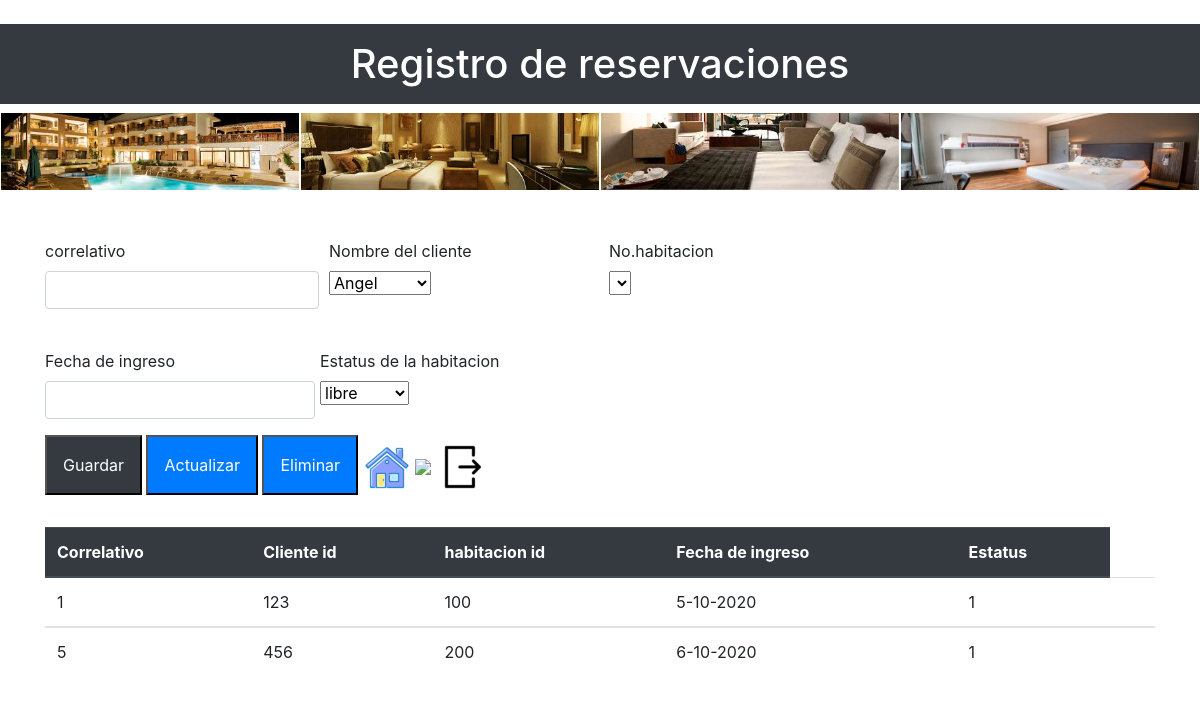
The page /rol_Empleado/diseno_reservaciones.php on the database as committed earlier.
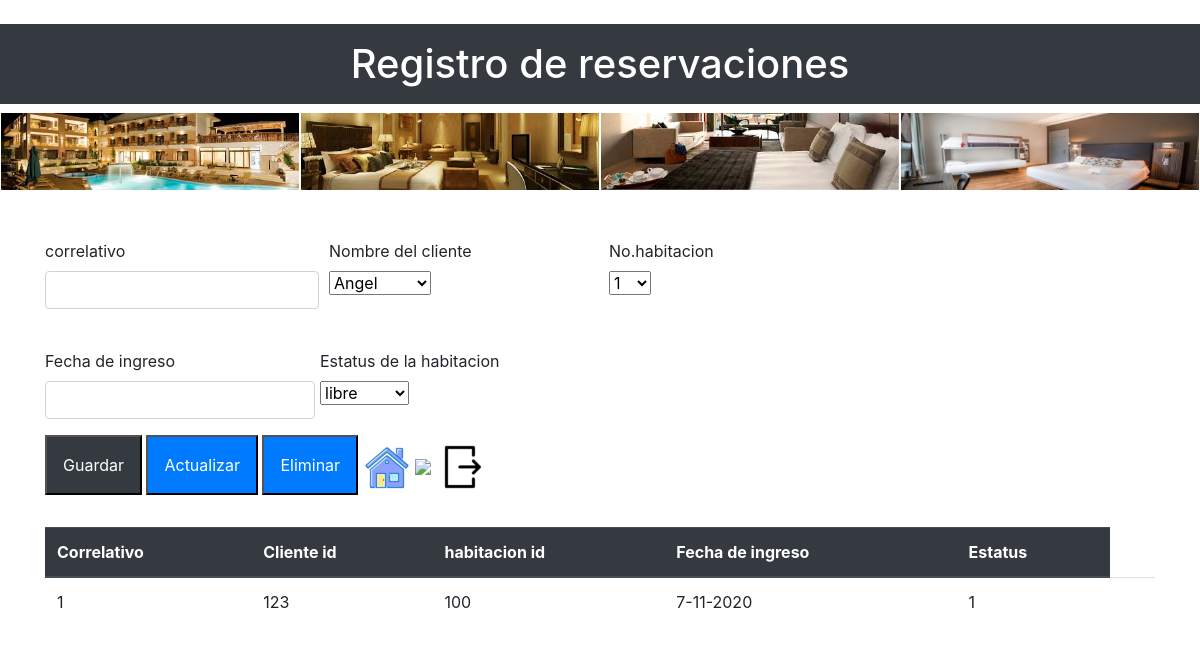
The same page on the database as committed later.
### tables this page shows
CREATE TABLE `asignacion_habitacion` (
  `correlativo` int(11) NOT NULL,
  `cliente_id` int(11) NOT NULL,
  `habitacion_id` int(11) NOT NULL,
  `Fecha_ingreso` text NOT NULL,
  `estatus_id` int(11) NOT NULL
);

### rol_Empleado/diseno_reservaciones.php (the view, shortened to what this page needs)
<!DOCTYPE html>
<html lang="en">
<head>
   <link rel="stylesheet" href="https://cdn.jsdelivr.net/npm/bootstrap@4.5.3/dist/css/bootstrap.min.css">
</head>
<body>
    <br>
    <h1 class="text-center"><div class="p-3 mb-2 bg-dark text-white">Registro de reservaciones</div></h1>
    <table>
      <tr>
        <th><img src="imgensE/img1.jpg" class="d-block w-100" ></th>
        <th><img src="imgensE/img2.jpg" class="d-block w-100" ></th>
        <th><img src="imgensE/img3.jpg" class="d-block w-100" ></th>
        <th><img src="imgensE/img4.jpg" class="d-block w-100" ></th>
      </tr>
    </table>
        <br> <br>
  <div class="container">
   <form id="frmrecervacion" method="post">
        <div class="form-row">
           <div class="form-group col-md-2ss">
             <label for="txtcorre">correlativo</label>
             <input type="text" class="form-control" name="txtcorre" id="txtcorre">
           </div>
           <div class="form-group col-md-3">
              <label for="txtcliente_id">Nombre del cliente</label><br>
              <select class="" name="txtcliente_id" id="txtcliente_id">
                <?php
                  include "daoem/conexion.php";
                  $sql = "select * from cliente";
                  $ejecutar = mysqli_query($conexion, $sql);
                  while($txtcliente_id = mysqli_fetch_array($ejecutar)){
                  echo "<option value='".$txtcliente_id ['cliente_id']."'>".utf8_encode($txtcliente_id ['nombre_cliente'])."</option>";
                  }
                ?>
               </select>
           </div>
           <div class="form-group col-md-2">
              <label for="txthabit_id">No.habitacion</label><br>
              <select class="" name="txthabit_id" id="txthabit_id">
                <?php
                  include "daoem/conexion.php";
                  $sql = "select * from habitacion";
                  $ejecutar = mysqli_query($conexion, $sql);
                  while($txthabit_id = mysqli_fetch_array($ejecutar)){
                  echo "<option value='".$txthabit_id ['habitacion_id']."'>".utf8_encode($txthabit_id ['numero_habitacion'])."</option>";
                  }
                ?>
              </select>
           </div>
        </div><br>
        <div class="form-row">
           <div class="form-group col-md-3">
              <label for="txtfecha">Fecha de ingreso</label>
              <input type="text" class="form-control" name="txtfecha" id="txtfecha">
           </div>
           <div class="">
             <label for="txtesta_id">Estatus de la habitacion</label><br>
             <select class="" name="txtesta_id" id="txtesta_id">
                <?php
                  include "daoA/conexion.php";
                  $sql = "select * from estatus_habitacion";
                  $ejecutar = mysqli_query($conexion, $sql);
                  while($txtesta_id = mysqli_fetch_array($ejecutar)){
                  echo "<option value='".$txtesta_id ['estatus_id']."'>".utf8_encode($txtesta_id ['tipo_estatus'])."</option>";
                  }
                ?>
              </select>
           </div>
        </div>
        <div>
             <button type="submit" class="p-3 mb-2 bg-dark text-white" name="btnguardarem" id="btnguardarem">Guardar</button>
             <button type="submit" class="p-3 mb-2 bg-primary text-white" name="btnactualizarem" id="btnactualizarem">Actualizar</button>
             <button type="submit" class="p-3 mb-2 bg-primary text-white" name="btneliminarem" id="btneliminarem">Eliminar</button>
             <tr><td><a href="Menu_Empleado.php"><img src="imgensE/imge.4.png"  ></td></tr>
             <tr><td><a href="fpdf/reportPDF.php"><img src="imgensE/impm.png" ></td></tr>
             <tr><td><a href="../Seccion.php"><img src="imgensE/imge.5.png" ></td></tr>
        </div>
    </form>
  </div><br>
  <div class="container">
    <table class="table">
     <thead class="thead-dark">
       <tr>
          <th scope="col">Correlativo</th>
          <th scope="col">Cliente id</th>
          <th scope="col">habitacion id</th>
          <th scope="col">Fecha de ingreso</th>
          <th scope="col">Estatus</th>
       </tr>
      </thead>
      <?php
          include "daoem/conexion.php";
          $sql = "select * from asignacion_habitacion";
          $ejecutar = mysqli_query($conexion, $sql);
          while ($fila = mysqli_fetch_array($ejecutar)){
      ?>
      <tbody>
        <td><?php echo $fila['correlativo']?></td>
        <td><?php echo $fila['cliente_id']?></td>
        <td><?php echo $fila['habitacion_id']?></td>
        <td><?php echo $fila['Fecha_ingreso']?></td>
        <td><?php echo $fila['estatus_id']?></td>
        <td></td>
      </tbody>
        <?php
        }
        ?>
        </table>
  </div>
</body>
</html>

Rows that differ between the two databases and show on the page:
removed asignacion_habitacion: correlativo "5", cliente "456", habitacion "200", Fecha_ingreso "6-10-2020", estatus "1"
changed asignacion_habitacion: Fecha_ingreso "5-10-2020" → "7-11-2020"
Other text that changed with them:
form field txthabit_id: (not shown) → "1"
